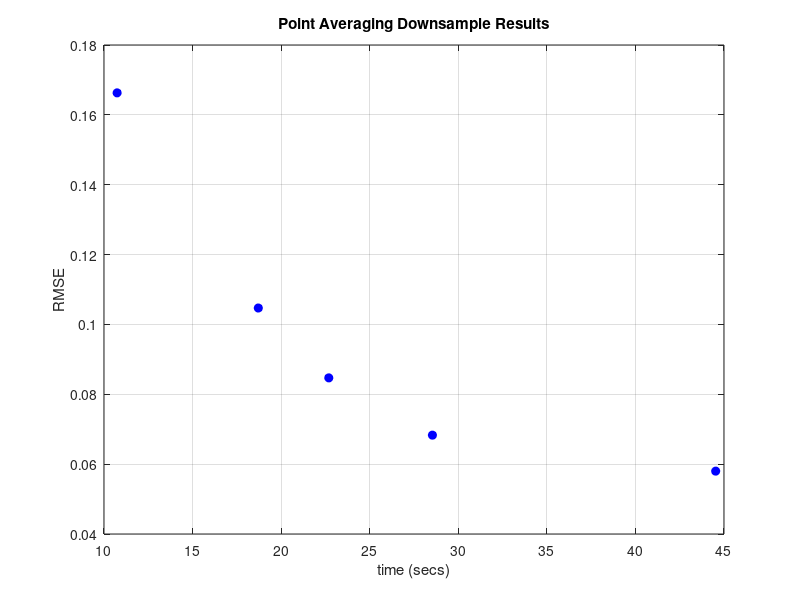

Here is the MATLAB script that generated this plot: (Note: this script raises an error after producing the figure.)
% The Script that Makes all the Error Plots
% the data below is all from training_hp.xlsx

clc, clearvars, close all

% EXACT
exact.time = 92.06;

% AVERAGE DOWNSAMPLE
average.dsample = [50, 33, 25, 20, 10];
average.RMSE = [0.0580, 0.0683, 0.0847, 0.1047, 0.1663];
average.MAE = [0.0355, 0.0412, 0.0460, 0.0531, 0.0953];
average.rawtime = [44.53, 28.54, 22.69, 18.71, 10.74]; 
average.tiletime = [0.128, 0.093, 0.075, 0.063, 0.044];

for i = 1:length(average.dsample)
    plot(average.rawtime(i), average.RMSE(i),'bo','markerfacecolor','b')
    hold on
end

xlabel('time (secs)'),ylabel('RMSE'), grid on
hold off
title('Point Averaging Downsample Results')

for i = 1:length(average.dsample)
    gtext(char(strcat(num2str(average.dsample(i)),'%')))
end
gtext('Exact took 92 seconds')



%%
clc, clearvars, close all 

%%%%%% HYBRID DOWNSAMPLE
hybrid.dsample = [90, 80, 70, 60, 50, 40, 30, 20, 10];
hybrid.RMSE = [0.0851, 0.1047, 0.0727, 0.0851, 0.0979, 0.0964, 0.0864, 0.1162, 0.1659];
hybrid.MAE = [0.0522, 0.0595, 0.0436, 0.0509, 0.0576, 0.0586, 0.0526, 0.0676, 0.1009];
hybrid.rawtime = [110.15, 89.53, 73.28, 65.94, 54.77, 43.44, 30.46, 20.50, 10.83]; 
hybrid.tiletime = [0.372, 0.309, 0.245, 0.227, 0.202, 0.161, 0.110, 0.083, 0.056];

plot(hybrid.tiletime, hybrid.RMSE,'bo','markerfacecolor','b')


%%
